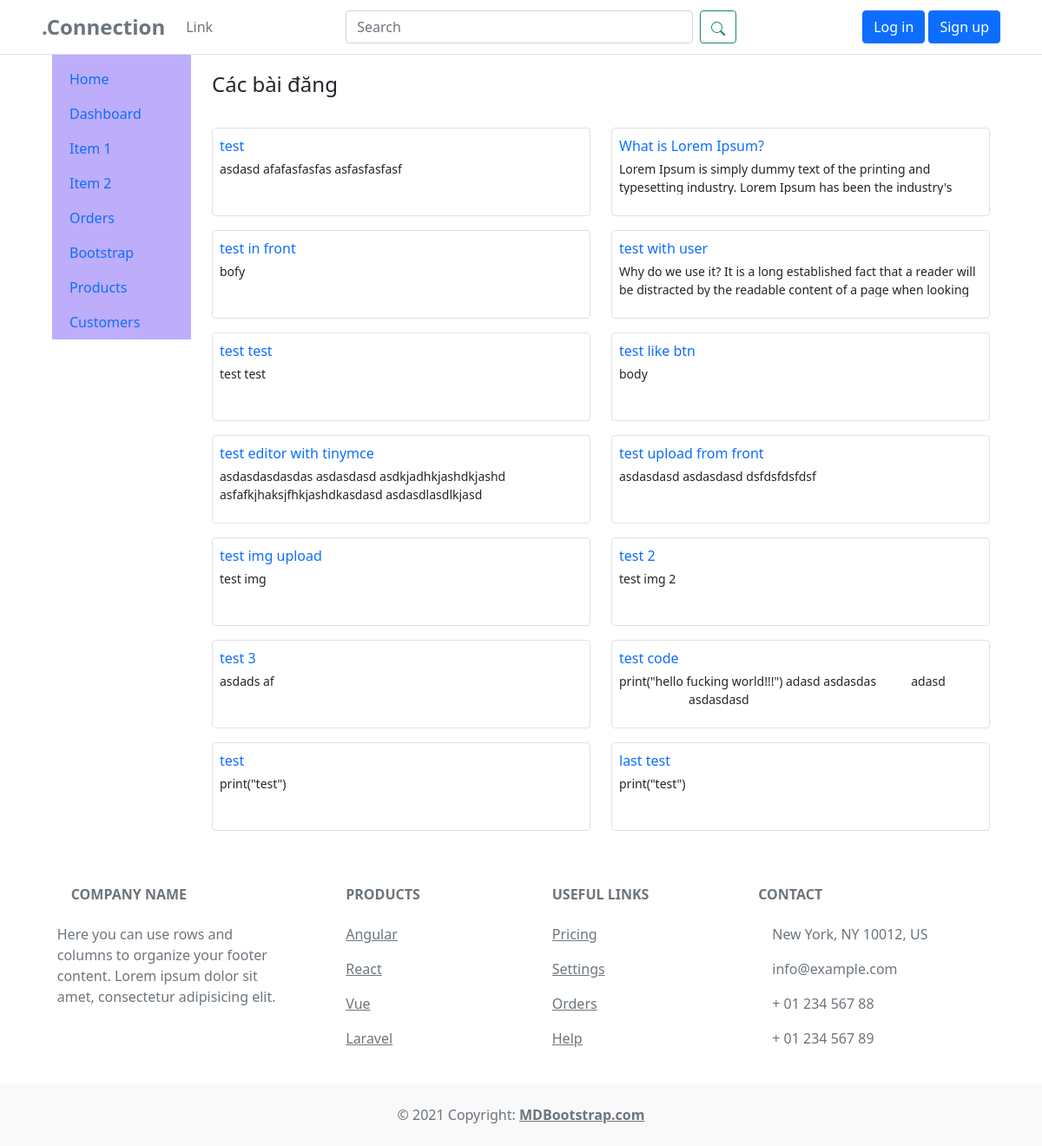
The app's page /, older data.
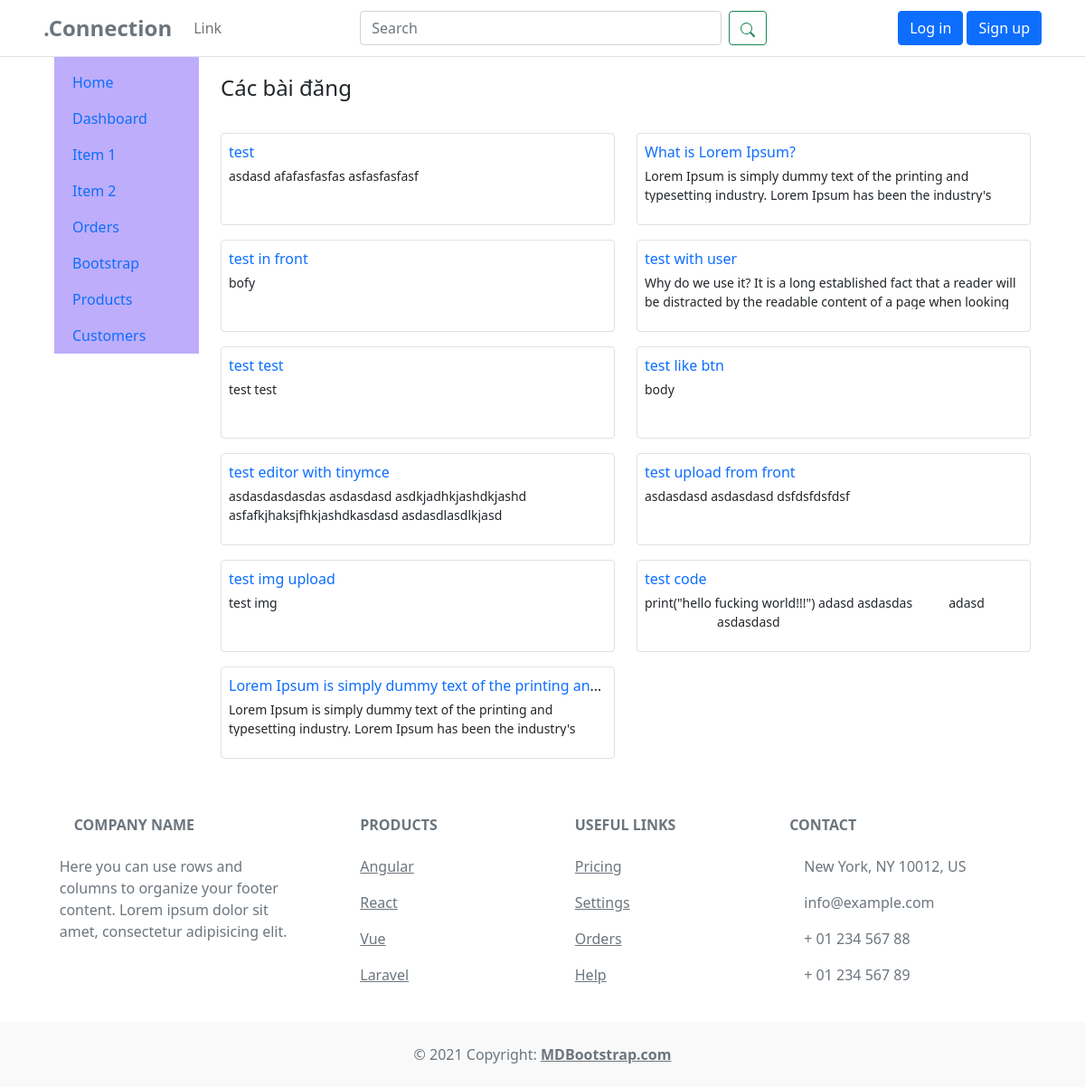
The same page, newer data.
### app/models.py (models this page shows, shortened)
class Post(models.Model):
    title = models.CharField(max_length=200)
    content = HTMLField()
    user = models.ForeignKey(User, on_delete=models.CASCADE, default=None)
    likes = models.ManyToManyField(User, related_name='liked_posts')
    pub_date = models.DateTimeField(auto_now_add=True)

### app/views.py (the view)
# urls.py: path('', views.index, name="index"),
def index(req):
    posts = Post.objects.all()
    return render(req, 'app/index.html', {'posts': posts})

### templates/app/index.html
{% extends "components/base.html"%}
{% load static %}
{% block extrastyles %}
<link rel="stylesheet" type="text/css" href="{% static 'css/app.css' %}" />
{% endblock extrastyles %}
{% block content %}
<p class="fs-4">Các bài đăng</p>
<div class="row">
  {% for post in posts %}
  <div class="col-xl-6">
    <div class="border rounded p-2 mt-3">
      <div class="text-truncate mb-1">
        <a class="text-decoration-none" href="{% url 'post' id=post.id %}">{{ post.title }}</a>
      </div>
      <div>
        <p class="text-truncate text-sm text-wrap post-content">
          {{ post.content|striptags }}
        </p>
      </div>
    </div>
  </div>
  {% endfor %}
</div>
{% endblock content %}

Row changes from the older to the newer data that the page shows:
removed Post: title "test 2", content "test img 2"
removed Post: title "test 3", content "asdads af"
removed Post: title "test", content "print(\"test\")"
removed Post: title "last test", content "print(\"test\")"
added Post: title "Lorem Ipsum is simply dummy text of the printing an…", content "Lorem Ipsum is simply dummy text of the printing and typesetting industry. Lorem Ipsum has been the industry's…"
